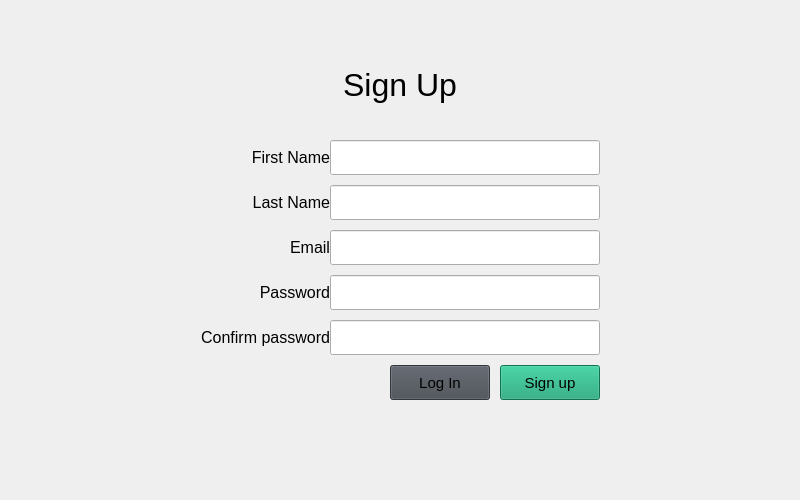
<?xml version="1.0" encoding="UTF-8"?>
<ui version="4.0">
 <class>Form</class>
 <widget class="QWidget" name="Form">
  <property name="geometry">
   <rect>
    <x>0</x>
    <y>0</y>
    <width>800</width>
    <height>500</height>
   </rect>
  </property>
  <property name="windowTitle">
   <string>Form</string>
  </property>
  <property name="styleSheet">
   <string notr="true">background-image: url(&quot;/home/saidakbar/os-plagiarism-checker/images/loginBack.jpg&quot;)</string>
  </property>
  <widget class="QLabel" name="signup_label">
   <property name="geometry">
    <rect>
     <x>200</x>
     <y>55</y>
     <width>400</width>
     <height>60</height>
    </rect>
   </property>
   <property name="font">
    <font>
     <pointsize>24</pointsize>
    </font>
   </property>
   <property name="styleSheet">
    <string notr="true">color: rgb(0, 0, 0)</string>
   </property>
   <property name="text">
    <string>Sign Up</string>
   </property>
   <property name="alignment">
    <set>Qt::AlignCenter</set>
   </property>
  </widget>
  <widget class="QLineEdit" name="first_name">
   <property name="geometry">
    <rect>
     <x>330</x>
     <y>140</y>
     <width>270</width>
     <height>35</height>
    </rect>
   </property>
   <property name="font">
    <font>
     <pointsize>11</pointsize>
    </font>
   </property>
  </widget>
  <widget class="QPushButton" name="reg_login_butt">
   <property name="geometry">
    <rect>
     <x>390</x>
     <y>365</y>
     <width>100</width>
     <height>35</height>
    </rect>
   </property>
   <property name="font">
    <font>
     <pointsize>11</pointsize>
    </font>
   </property>
   <property name="styleSheet">
    <string notr="true">background-color: rgb(71, 76, 84);
 </string>
   </property>
   <property name="text">
    <string>Log In</string>
   </property>
  </widget>
  <widget class="QLabel" name="firstn_label">
   <property name="geometry">
    <rect>
     <x>180</x>
     <y>140</y>
     <width>150</width>
     <height>35</height>
    </rect>
   </property>
   <property name="font">
    <font>
     <pointsize>12</pointsize>
    </font>
   </property>
   <property name="styleSheet">
    <string notr="true">color: rgb(0, 0, 0)</string>
   </property>
   <property name="text">
    <string>First Name</string>
   </property>
   <property name="alignment">
    <set>Qt::AlignRight|Qt::AlignTrailing|Qt::AlignVCenter</set>
   </property>
   <property name="margin">
    <number>10</number>
   </property>
  </widget>
  <widget class="QLineEdit" name="reg_pass_2">
   <property name="geometry">
    <rect>
     <x>330</x>
     <y>320</y>
     <width>270</width>
     <height>35</height>
    </rect>
   </property>
   <property name="font">
    <font>
     <pointsize>11</pointsize>
    </font>
   </property>
  </widget>
  <widget class="QPushButton" name="reg_signup_butt">
   <property name="geometry">
    <rect>
     <x>500</x>
     <y>365</y>
     <width>100</width>
     <height>35</height>
    </rect>
   </property>
   <property name="font">
    <font>
     <pointsize>11</pointsize>
    </font>
   </property>
   <property name="styleSheet">
    <string notr="true">background-color: rgb(21, 161, 116)
</string>
   </property>
   <property name="text">
    <string>Sign up</string>
   </property>
  </widget>
  <widget class="QLabel" name="email_label">
   <property name="geometry">
    <rect>
     <x>180</x>
     <y>230</y>
     <width>150</width>
     <height>35</height>
    </rect>
   </property>
   <property name="font">
    <font>
     <pointsize>12</pointsize>
    </font>
   </property>
   <property name="styleSheet">
    <string notr="true">color: rgb(0, 0, 0)</string>
   </property>
   <property name="text">
    <string>Email</string>
   </property>
   <property name="alignment">
    <set>Qt::AlignRight|Qt::AlignTrailing|Qt::AlignVCenter</set>
   </property>
   <property name="margin">
    <number>10</number>
   </property>
  </widget>
  <widget class="QLabel" name="lastn_label">
   <property name="geometry">
    <rect>
     <x>180</x>
     <y>185</y>
     <width>150</width>
     <height>35</height>
    </rect>
   </property>
   <property name="font">
    <font>
     <pointsize>12</pointsize>
    </font>
   </property>
   <property name="styleSheet">
    <string notr="true">color: rgb(0, 0, 0)</string>
   </property>
   <property name="text">
    <string>Last Name</string>
   </property>
   <property name="alignment">
    <set>Qt::AlignRight|Qt::AlignTrailing|Qt::AlignVCenter</set>
   </property>
   <property name="margin">
    <number>10</number>
   </property>
  </widget>
  <widget class="QLineEdit" name="last_lame">
   <property name="geometry">
    <rect>
     <x>330</x>
     <y>185</y>
     <width>270</width>
     <height>35</height>
    </rect>
   </property>
   <property name="font">
    <font>
     <pointsize>11</pointsize>
    </font>
   </property>
  </widget>
  <widget class="QLineEdit" name="reg_pass_1">
   <property name="geometry">
    <rect>
     <x>330</x>
     <y>275</y>
     <width>270</width>
     <height>35</height>
    </rect>
   </property>
   <property name="font">
    <font>
     <pointsize>11</pointsize>
    </font>
   </property>
  </widget>
  <widget class="QLabel" name="pass_label_1">
   <property name="geometry">
    <rect>
     <x>180</x>
     <y>275</y>
     <width>150</width>
     <height>35</height>
    </rect>
   </property>
   <property name="font">
    <font>
     <pointsize>12</pointsize>
    </font>
   </property>
   <property name="styleSheet">
    <string notr="true">color: rgb(0, 0, 0)</string>
   </property>
   <property name="text">
    <string>Password</string>
   </property>
   <property name="alignment">
    <set>Qt::AlignRight|Qt::AlignTrailing|Qt::AlignVCenter</set>
   </property>
   <property name="margin">
    <number>10</number>
   </property>
  </widget>
  <widget class="QLineEdit" name="reg_email_line">
   <property name="geometry">
    <rect>
     <x>330</x>
     <y>230</y>
     <width>270</width>
     <height>35</height>
    </rect>
   </property>
   <property name="font">
    <font>
     <pointsize>11</pointsize>
    </font>
   </property>
  </widget>
  <widget class="QLabel" name="pass_label_2">
   <property name="geometry">
    <rect>
     <x>179</x>
     <y>320</y>
     <width>151</width>
     <height>35</height>
    </rect>
   </property>
   <property name="font">
    <font>
     <pointsize>12</pointsize>
    </font>
   </property>
   <property name="styleSheet">
    <string notr="true">color: rgb(0, 0, 0)</string>
   </property>
   <property name="text">
    <string>Confirm password</string>
   </property>
   <property name="alignment">
    <set>Qt::AlignRight|Qt::AlignTrailing|Qt::AlignVCenter</set>
   </property>
   <property name="margin">
    <number>10</number>
   </property>
  </widget>
  <widget class="QLabel" name="warning">
   <property name="geometry">
    <rect>
     <x>330</x>
     <y>120</y>
     <width>261</width>
     <height>16</height>
    </rect>
   </property>
   <property name="font">
    <font>
     <pointsize>10</pointsize>
    </font>
   </property>
   <property name="styleSheet">
    <string notr="true">color: rgb(255, 0, 0);</string>
   </property>
   <property name="text">
    <string/>
   </property>
  </widget>
 </widget>
 <resources/>
 <connections/>
</ui>
